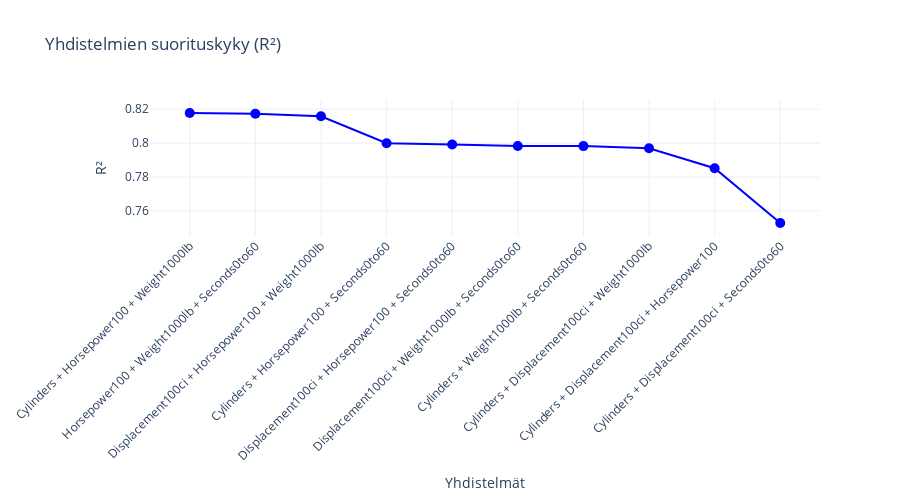

Write notebook code for a chart like this one.
### Markdown cell above
Yhdistelmä 1: ('Cylinders', 'Displacement100ci', 'Horsepower100')
Yhdistelmä 2: ('Cylinders', 'Displacement100ci', 'Weight1000lb')
Yhdistelmä 3: ('Cylinders', 'Displacement100ci', 'Seconds0to60')
Yhdistelmä 4: ('Cylinders', 'Horsepower100', 'Weight1000lb')
Yhdistelmä 5: ('Cylinders', 'Horsepower100', 'Seconds0to60')
Yhdistelmä 6: ('Cylinders', 'Weight1000lb', 'Seconds0to60')
Yhdistelmä 7: ('Displacement100ci', 'Horsepower100', 'Weight1000lb')
Yhdistelmä 8: ('Displacement100ci', 'Horsepower100', 'Seconds0to60')
Yhdistelmä 9: ('Displacement100ci', 'Weight1000lb', 'Seconds0to60')
Yhdistelmä 10: ('Horsepower100', 'Weight1000lb', 'Seconds0to60')

### Code cell
import plotly.graph_objects as go

# Data: Yhdistelmät ja niiden R^2-arvot
combinations = [
    ('Cylinders', 'Horsepower100', 'Weight1000lb'),
    ('Horsepower100', 'Weight1000lb', 'Seconds0to60'),
    ('Displacement100ci', 'Horsepower100', 'Weight1000lb'),
    ('Cylinders', 'Horsepower100', 'Seconds0to60'),
    ('Displacement100ci', 'Horsepower100', 'Seconds0to60'),
    ('Displacement100ci', 'Weight1000lb', 'Seconds0to60'),
    ('Cylinders', 'Weight1000lb', 'Seconds0to60'),
    ('Cylinders', 'Displacement100ci', 'Weight1000lb'),
    ('Cylinders', 'Displacement100ci', 'Horsepower100'),
    ('Cylinders', 'Displacement100ci', 'Seconds0to60')
]
scores = [0.8177, 0.8173, 0.8158, 0.7999, 0.7992, 0.7983, 0.7982, 0.7969, 0.7852, 0.7529]

# Muutetaan yhdistelmät merkkijonoksi 
combinations_str = [" + ".join(comb) for comb in combinations]

# Viivakaavio Plotlyllä
fig = go.Figure()

fig.add_trace(go.Scatter(
    x=combinations_str,
    y=scores,
    mode='lines+markers',
    text=[f"{score:.4f}" for score in scores],
    marker=dict(size=10, color="blue"),
    line=dict(width=2, color="blue"),
    name="R² arvot"
))

# Kaavion ulkoasu
fig.update_layout(
    title="Yhdistelmien suorituskyky (R²)",
    xaxis_title="Yhdistelmät",
    yaxis_title="R²",
    xaxis_tickangle=-45,
    template="plotly_white",
    height=500
)
# Näytetään kaavio
fig.show()

### Figure 1 — Plotly figure (JSON) as saved in the notebook; plotly's stock layout.template omitted (floating-point values rounded to 4 significant figures)
{"data": [{"line": {"color": "blue", "width": 2}, "marker": {"color": "blue", "size": 10}, "mode": "lines+markers", "name": "R² arvot", "text": ["0.8177", "0.8173", "0.8158", "0.7999", "0.7992", "0.7983", "0.7982", "0.7969", "0.7852", "0.7529"], "type": "scatter", "x": ["Cylinders + Horsepower100 + Weight1000lb", "Horsepower100 + Weight1000lb + Seconds0to60", "Displacement100ci + Horsepower100 + Weight1000lb", "Cylinders + Horsepower100 + Seconds0to60", "Displacement100ci + Horsepower100 + Seconds0to60", "Displacement100ci + Weight1000lb + Seconds0to60", "Cylinders + Weight1000lb + Seconds0to60", "Cylinders + Displacement100ci + Weight1000lb", "Cylinders + Displacement100ci + Horsepower100", "Cylinders + Displacement100ci + Seconds0to60"], "y": [0.8177, 0.8173, 0.8158, 0.7999, 0.7992, 0.7983, 0.7982, 0.7969, 0.7852, 0.7529]}], "layout": {"height": 500, "title": {"text": "Yhdistelmien suorituskyky (R²)"}, "xaxis": {"tickangle": -45, "title": {"text": "Yhdistelmät"}}, "yaxis": {"title": {"text": "R²"}}}}
